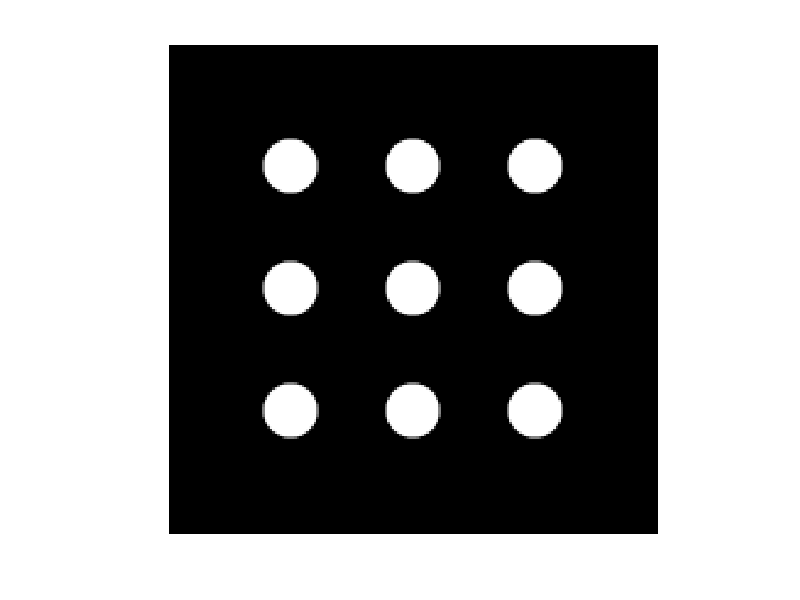

MATLAB code to generate this figure:
%% ray-tracing for an aperture only


% declare point sources in world space.  The camera is usually at [0 0 0],
% and pointing towards -z.  We are using a right-handed coordinate system.
pointSources = [0 0 -10;
                0 5 -10;
                0 -5 -10;
                5 0 -10;
                5 5 -10;
                5 -5 -10;
                -5 0 -10;
                -5 5 -10;
                -5 -5 -10;];
 

%sensor properties
sensor.size = [24 24]; %in mm
sensor.position = [0 0 100]; 
sensor.resolution = [200 200];
sensor.image = zeros(sensor.resolution);
% sensor.focalLength = 50; %in mm

apertureRadius =1; % in mm

% this position should NOT change
lensCenterPosition = [0 0 0];

%loop through all point sources
for curInd = 1:size(pointSources, 1);
    
    curPointSource = pointSources(curInd, :);
    
    %trace ray from point source to lens center, to image.  This helps
    %determine the point of focus
    centerRay.origin = curPointSource;
    centerRay.direction = lensCenterPosition - centerRay.origin;
    centerRay.direction = centerRay.direction./norm(centerRay.direction);
    
    %loop through aperture positions and uniformly sample the aperture
    %everything is done in vector form for speed
    [apertureSample.X, apertureSample.Y] = meshgrid(linspace(-1, 1, 90),linspace(-1, 1, 90)); %adjust this if needed
    
    %assume a circular aperture, and make a mask that is 1 when the pixel
    %is within a circle of radius 1
    apertureMask = (apertureSample.X.^2 + apertureSample.Y.^2) <= 1;
    
    scaledApertureSample.X = apertureSample.X .* apertureRadius; 
    scaledApertureSample.Y = apertureSample.Y .* apertureRadius; 
    
    %remove cropped sections of aperture
    croppedApertureSample.X =  scaledApertureSample.X;
    croppedApertureSample.X(apertureMask == 0) = [];
    croppedApertureSample.X = croppedApertureSample.X';
    croppedApertureSample.Y =  scaledApertureSample.Y;
    croppedApertureSample.Y(apertureMask == 0) = [];
    croppedApertureSample.Y = croppedApertureSample.Y';
    
    %calculate the origin and direction of the rays
    rays.origin = repmat(curPointSource, [size(croppedApertureSample.Y(:), 1) 1] );   %the new origin will just be the position of the current light source
    rays.direction = [(croppedApertureSample.X(:) -  rays.origin(:,1)) (croppedApertureSample.Y(:) -  rays.origin(:,2)) (lensCenterPosition(3) - rays.origin (:,3)) .* ones(size(croppedApertureSample.Y(:)))];
    rays.direction = rays.direction./repmat( sqrt(rays.direction(:, 1).^2 + rays.direction(:, 2).^2 + rays.direction(:,3).^2), [1 3]); %normalize direction
    
    %calculate intersection point at sensor
    intersectZ = repmat(sensor.position(3), [size(rays.origin, 1) 1]);
    intersectT = (intersectZ - rays.origin(:, 3))./rays.direction(:, 3);
    
    intersectPosition = rays.origin + rays.direction .* repmat(intersectT, [1 3]);
    imagePixel = [intersectPosition(:,2) intersectPosition(:, 1)]; 
    imagePixel = round(imagePixel + repmat( sensor.resolution./2, [size(imagePixel,1) 1]));
    
    %make sure imagePixel is in range;
    imagePixel(imagePixel < 1) = 1;
    imagePixel = min(imagePixel, repmat(sensor.resolution, [size(imagePixel,1) 1]));
    
    %add a value to the intersection position
    for i = 1:size(croppedApertureSample.Y(:))
        sensor.image(imagePixel(i,1), imagePixel(i,2)) =  sensor.image(imagePixel(i,1), imagePixel(i,2)) + 1;  %sensor.image(imagePixel(:,1), imagePixel(:,2)) + 1;
    end
end

figure; imshow(sensor.image/ max(sensor.image(:)));
